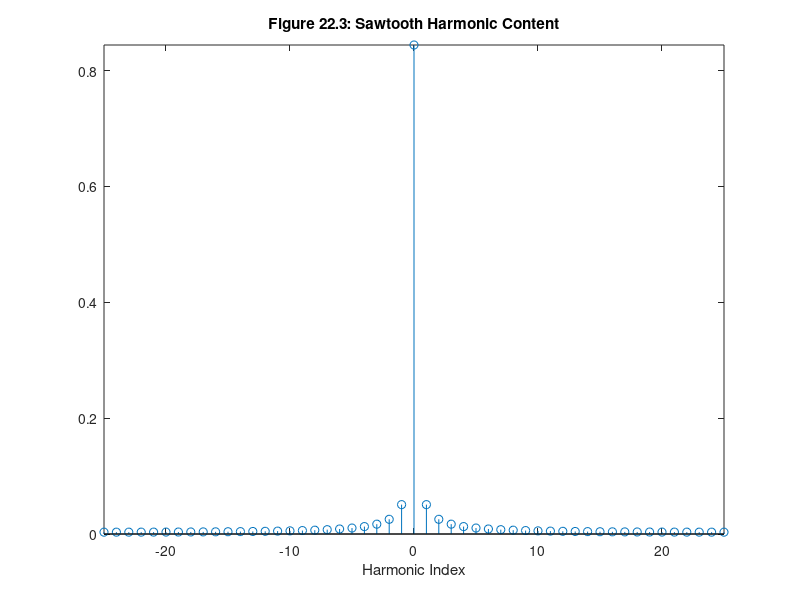

Reproduce this figure in MATLAB.
% mm2203.m
N = 25;	% number of harmonics
To = 0.2;	% choose period
n = 2*N;
t = linspace(0,To,n+1); % (n+1)th point is one period away
t(end) = []; % throw away undesired last point
f = sawtooth(t,To); % compute sawtooth
Fn = fft(f);% compute FFT
Fn = [conj(Fn(N+1)) Fn(N+2:end) Fn(1:N+1)]; % rearrange values
Fn = Fn/n; % scale results
Bn=-2*imag(Fn(N+2:end));
idx=-N:N;
Fna = 5j./(idx*pi);
Fna(N+1)=5;
Bna=-2*imag(Fna(N+2:end));

Bn_error=(Bn-Bna)./Bna;

stem(idx,abs(Fn))
xlabel('Harmonic Index')
title('Figure 22.3: Sawtooth Harmonic Content')
axis tight
